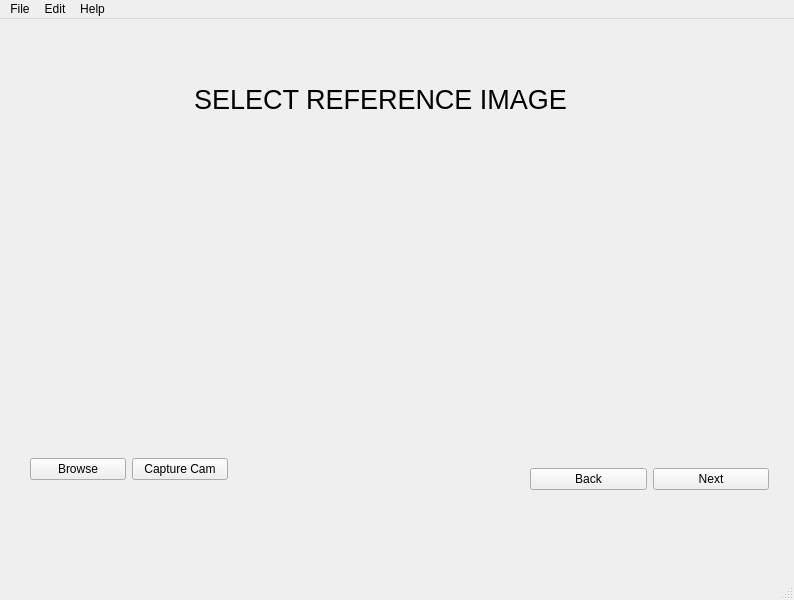
<?xml version="1.0" encoding="UTF-8"?>
<ui version="4.0">
 <class>MainWindow</class>
 <widget class="QMainWindow" name="MainWindow">
  <property name="geometry">
   <rect>
    <x>0</x>
    <y>0</y>
    <width>794</width>
    <height>600</height>
   </rect>
  </property>
  <property name="windowTitle">
   <string>MainWindow</string>
  </property>
  <widget class="QWidget" name="centralwidget">
   <widget class="QWidget" name="horizontalLayoutWidget">
    <property name="geometry">
     <rect>
      <x>530</x>
      <y>420</y>
      <width>239</width>
      <height>80</height>
     </rect>
    </property>
    <layout class="QHBoxLayout" name="horizontalLayout">
     <item>
      <widget class="QPushButton" name="back_button">
       <property name="text">
        <string>Back</string>
       </property>
      </widget>
     </item>
     <item>
      <widget class="QPushButton" name="next_button">
       <property name="text">
        <string>Next</string>
       </property>
      </widget>
     </item>
    </layout>
   </widget>
   <widget class="QLabel" name="label">
    <property name="geometry">
     <rect>
      <x>80</x>
      <y>50</y>
      <width>601</width>
      <height>61</height>
     </rect>
    </property>
    <property name="font">
     <font>
      <pointsize>20</pointsize>
     </font>
    </property>
    <property name="text">
     <string>SELECT REFERENCE IMAGE</string>
    </property>
    <property name="alignment">
     <set>Qt::AlignCenter</set>
    </property>
   </widget>
   <widget class="QWidget" name="horizontalLayoutWidget_2">
    <property name="geometry">
     <rect>
      <x>30</x>
      <y>410</y>
      <width>198</width>
      <height>80</height>
     </rect>
    </property>
    <layout class="QHBoxLayout" name="horizontalLayout_2">
     <item>
      <widget class="QPushButton" name="browse_button">
       <property name="text">
        <string>Browse</string>
       </property>
      </widget>
     </item>
     <item>
      <widget class="QPushButton" name="capture_button">
       <property name="text">
        <string>Capture Cam</string>
       </property>
      </widget>
     </item>
    </layout>
   </widget>
   <widget class="QLabel" name="ref_image">
    <property name="geometry">
     <rect>
      <x>140</x>
      <y>130</y>
      <width>461</width>
      <height>251</height>
     </rect>
    </property>
    <property name="text">
     <string/>
    </property>
    <property name="pixmap">
     <pixmap>D:/HUST_GUI/Reference image/default_image.png</pixmap>
    </property>
    <property name="scaledContents">
     <bool>true</bool>
    </property>
   </widget>
   <widget class="QLabel" name="noti_label">
    <property name="geometry">
     <rect>
      <x>246</x>
      <y>419</y>
      <width>271</width>
      <height>71</height>
     </rect>
    </property>
    <property name="text">
     <string/>
    </property>
    <property name="wordWrap">
     <bool>true</bool>
    </property>
   </widget>
  </widget>
  <widget class="QMenuBar" name="menubar">
   <property name="geometry">
    <rect>
     <x>0</x>
     <y>0</y>
     <width>794</width>
     <height>21</height>
    </rect>
   </property>
   <widget class="QMenu" name="menuFile">
    <property name="title">
     <string>File</string>
    </property>
    <addaction name="actionOption_1"/>
    <addaction name="actionOption_2"/>
    <addaction name="separator"/>
    <addaction name="actionExit"/>
   </widget>
   <widget class="QMenu" name="menuEdit">
    <property name="title">
     <string>Edit</string>
    </property>
    <addaction name="actionUser_mode"/>
    <addaction name="actionDeveloper_mode"/>
   </widget>
   <widget class="QMenu" name="menuHelp">
    <property name="title">
     <string>Help</string>
    </property>
    <addaction name="actionOption_3"/>
    <addaction name="actionOption_4"/>
   </widget>
   <addaction name="menuFile"/>
   <addaction name="menuEdit"/>
   <addaction name="menuHelp"/>
  </widget>
  <widget class="QStatusBar" name="statusbar"/>
  <action name="actionOption_1">
   <property name="text">
    <string>Option 1</string>
   </property>
  </action>
  <action name="actionOption_2">
   <property name="text">
    <string>Option 2</string>
   </property>
  </action>
  <action name="actionExit">
   <property name="text">
    <string>Exit</string>
   </property>
  </action>
  <action name="actionUser_mode">
   <property name="text">
    <string>User mode</string>
   </property>
  </action>
  <action name="actionDeveloper_mode">
   <property name="text">
    <string>Developer mode</string>
   </property>
  </action>
  <action name="actionOption_3">
   <property name="text">
    <string>Option 1</string>
   </property>
  </action>
  <action name="actionOption_4">
   <property name="text">
    <string>Option 2</string>
   </property>
  </action>
 </widget>
 <resources/>
 <connections/>
</ui>
